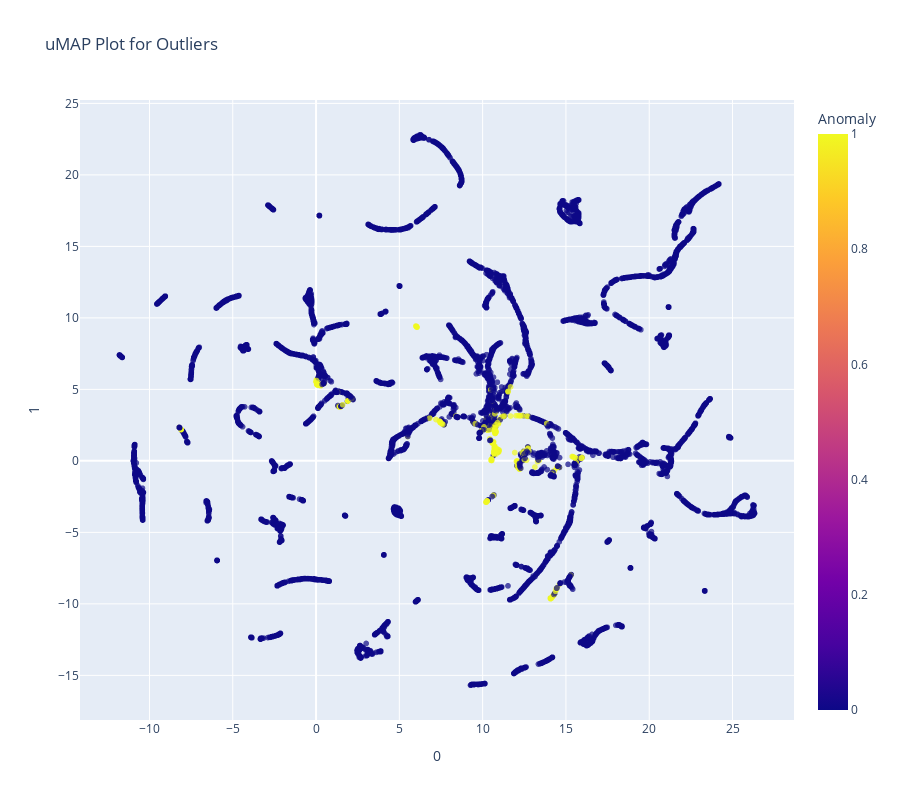

Notebook code for this chart:
### Code cell
plot_model(anom_model, plot = 'umap')

### Figure 1 — Plotly figure (JSON) as saved in the notebook; plotly's stock layout.template omitted (floating-point values rounded to 4 significant figures; data arrays with more than 128 entries replaced by an {"elided": "..."} marker saying what was removed)
{"data": [{"customdata": {"elided": "9079x1 null values"}, "hovertemplate": "0=%{x}<br>1=%{y}<br>Feature=%{customdata[0]}<br>Anomaly=%{marker.color}<extra></extra>", "legendgroup": "", "marker": {"color": {"elided": "9079 int values"}, "coloraxis": "coloraxis", "opacity": 0.7, "symbol": "circle"}, "mode": "markers", "name": "", "showlegend": false, "x": {"elided": "9079 float values"}, "xaxis": "x", "y": {"elided": "9079 float values"}, "yaxis": "y", "type": "scattergl"}], "layout": {"xaxis": {"anchor": "y", "domain": [0.0, 1.0], "title": {"text": "0"}}, "yaxis": {"anchor": "x", "domain": [0.0, 1.0], "title": {"text": "1"}}, "coloraxis": {"colorbar": {"title": {"text": "Anomaly"}}, "colorscale": [[0.0, "#0d0887"], [0.1111, "#46039f"], [0.2222, "#7201a8"], [0.3333, "#9c179e"], [0.4444, "#bd3786"], [0.5556, "#d8576b"], [0.6667, "#ed7953"], [0.7778, "#fb9f3a"], [0.8889, "#fdca26"], [1.0, "#f0f921"]]}, "legend": {"tracegroupgap": 0}, "title": {"text": "uMAP Plot for Outliers"}, "height": 800, "width": 900}}
